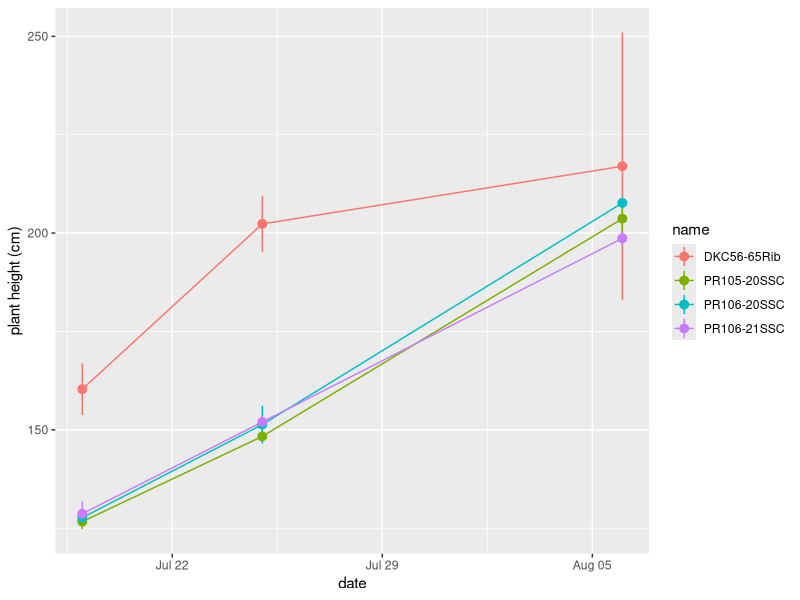
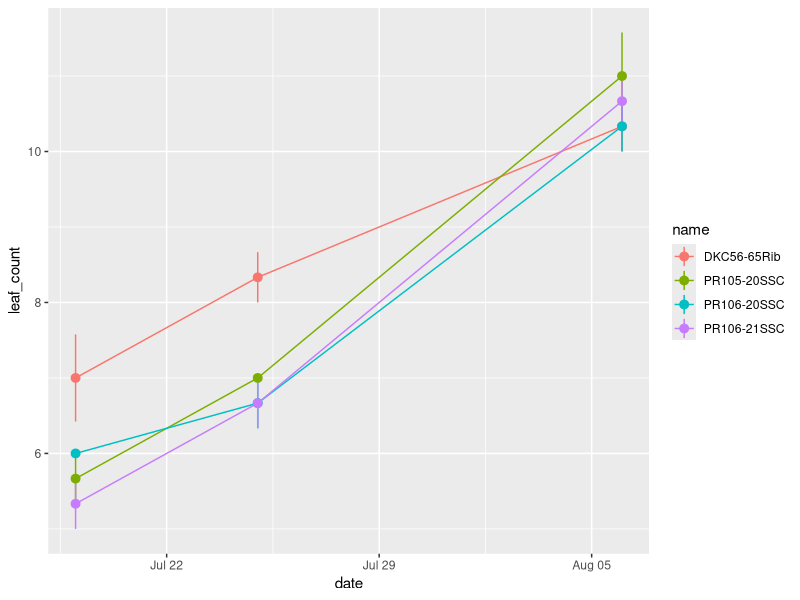
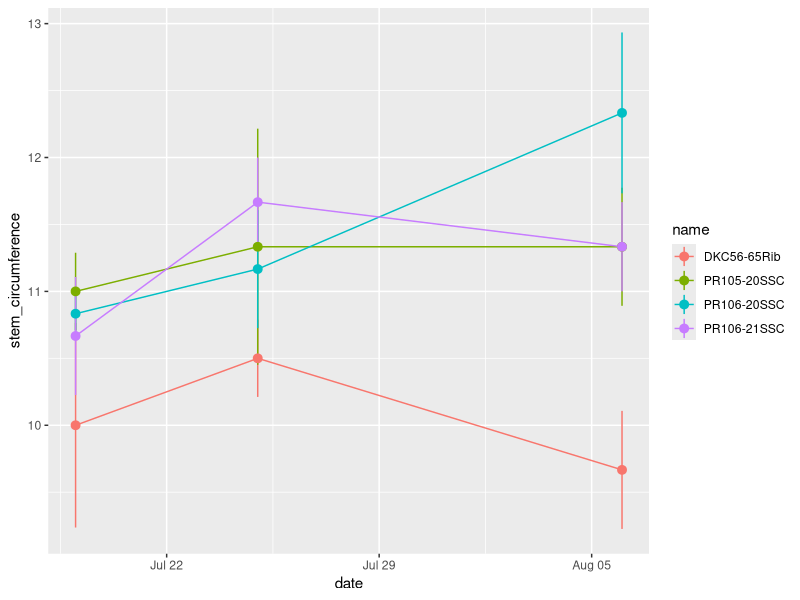
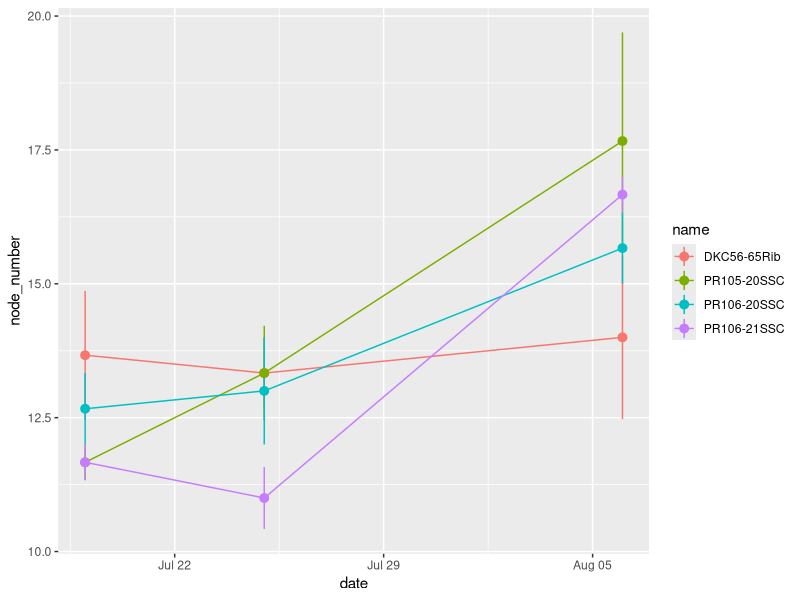
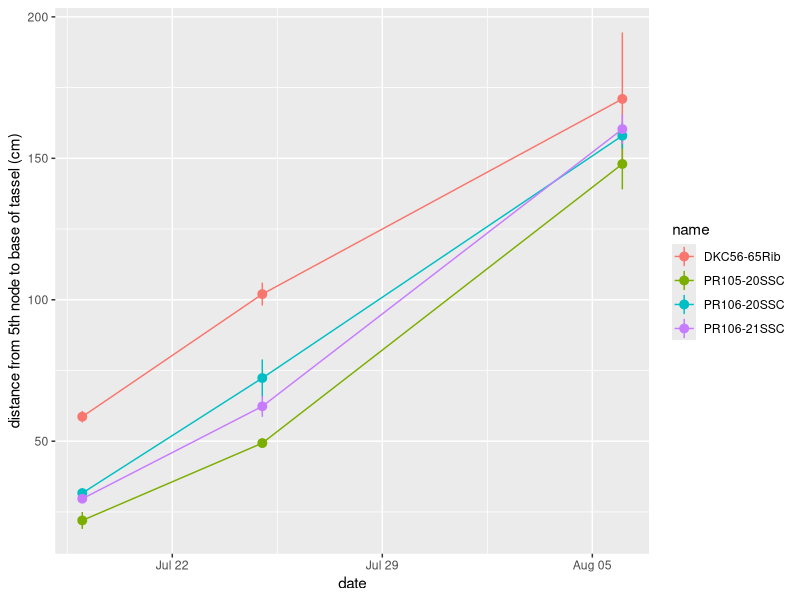

Reproduce these figures in R, in order.
## ---- chunk 1
library(tidyverse)
read.csv("Cor Datasheet - data (4).csv") -> dat

dat %>% 
  select(-stage) %>% 
  rename(plant_height = plant.height..cm.,
         leaf_count = leaf.count,
         stem_circumference = stem.circumference..cm.,
         light = light.penetration,
         node_number = node.number,
         node_tassel_distance = distance.between.node.and.tassel..cm.) %>% 
  mutate(plot = factor(plot),
         date = as.POSIXct(date,
                           format = "%m/%d/%Y"))-> dat
## ---- chunk 2
dat %>% 
  ggplot(aes(date,plant_height,
             col=name)) +
  stat_summary(geom = "line") +
  stat_summary() +
  labs(y="plant height (cm)")
## ---- chunk 3
dat %>% 
  ggplot(aes(date,leaf_count,
             col=name)) +
  stat_summary(geom = "line") +
  stat_summary()
## ---- chunk 4
dat %>% 
  ggplot(aes(date,stem_circumference,
             col=name)) +
  stat_summary(geom = "line") +
  stat_summary()
## ---- chunk 5
dat %>% 
  ggplot(aes(date,node_number,
             col=name)) +
  stat_summary(geom = "line") +
  stat_summary()
## ---- chunk 6

dat %>% 
  ggplot(aes(date,node_tassel_distance,
             col=name)) +
  stat_summary(geom = "line") +
  stat_summary() +
  labs(y="distance from 5th node to base of tassel (cm)")
